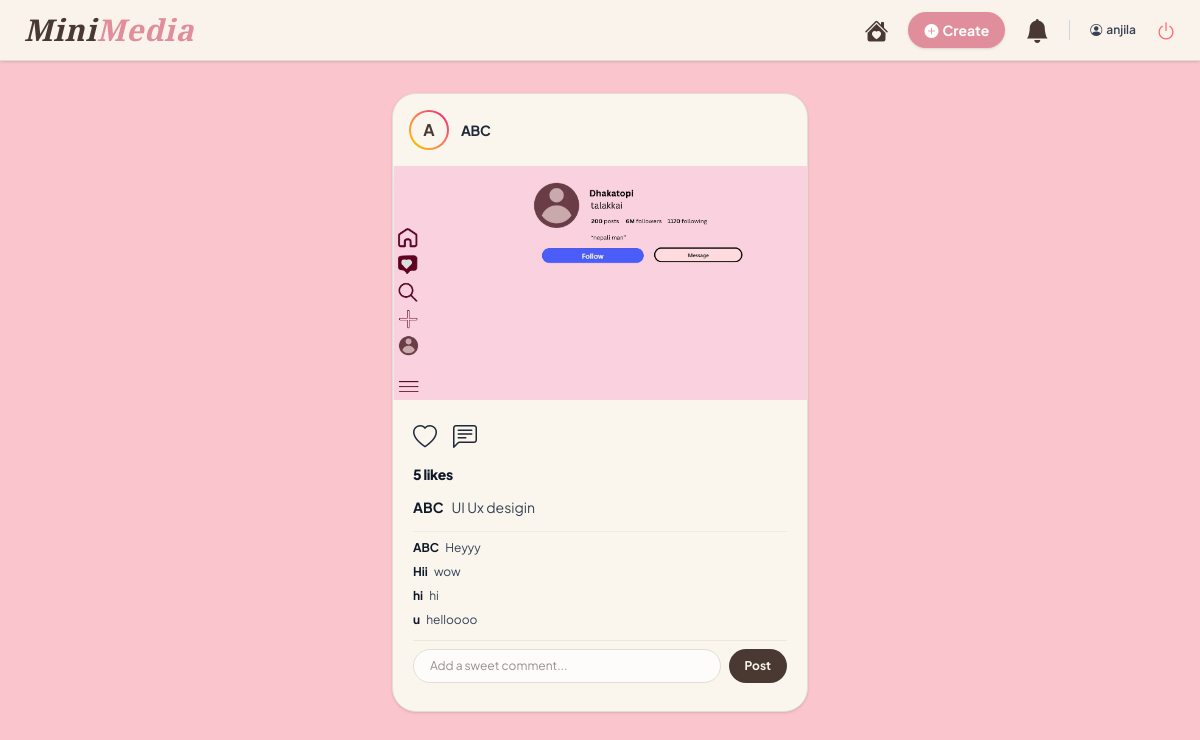
The app's page / (signed in) with its own data.
### social/models.py (models this page shows, shortened)
class Post(models.Model):
    user = models.ForeignKey(User, on_delete=models.CASCADE, related_name='posts')
    image = models.ImageField(upload_to='posts_images/')
    caption = models.TextField(max_length=500, blank=True)
    created_at = models.DateTimeField(auto_now_add=True)
    likes = models.ManyToManyField(User, related_name='liked_posts', blank=True)
    class Meta:
        ordering = ['-created_at']  # Naya post sadhai mathi dekhinchha

class Comment(models.Model):
    post = models.ForeignKey(Post, on_delete=models.CASCADE, related_name='comments')
    user = models.ForeignKey(User, on_delete=models.CASCADE)
    text = models.TextField(max_length=300)
    created_at = models.DateTimeField(auto_now_add=True)
    class Meta:
        ordering = ['created_at'] # पुराना कमेन्ट माथि, नयाँ तल आउँछन्
    from django.contrib.auth.models import User

### social/views.py (the view)
# urls.py: path('', views.home_view, name='home'),
@login_required(login_url='login')
def home_view(request):
    posts = Post.objects.all().order_by('-id')
    notifications = Notification.objects.filter(
        receiver=request.user
    ).order_by(
        '-created_at'
    )
    context = {
        'posts': posts,
        'notifications': notifications
    }
    return render(
        request,
        'home.html',
        context
    )

### social/templates/home.html (shortened to what this page needs)
<!DOCTYPE html>
<html lang="en">
<head>
    <script src="https://cdn.jsdelivr.net/npm/@tailwindcss/browser@4"></script>
    <link rel="stylesheet" href="https://cdn.jsdelivr.net/npm/bootstrap-icons@1.11.3/font/bootstrap-icons.min.css">
</head>
<body class="min-h-screen pb-12">
    <nav class="sticky top-0 z-50 bg-[#FAF6EE]/95 backdrop-blur-md border-b border-[#E4DDD3] px-6 py-3 shadow-sm flex items-center justify-between">
        <a href="{% url 'home' %}" class="brand-font text-3xl font-bold text-[#4A3933] tracking-wide italic">
            Mini<span class="text-[#E08E9B]">Media</span>
        </a>
        <div class="flex items-center gap-5">
            <a href="{% url 'home' %}" class="text-2xl text-[#4A3933] hover:text-[#E08E9B] transition" title="Home">
                <i class="bi bi-house-heart-fill"></i>
            </a>
            <a href="{% url 'create_post' %}" class="bg-[#E08E9B] text-white px-4 py-2 rounded-full font-bold text-sm hover:bg-[#c97b87] transition shadow-sm flex items-center gap-1">
                <i class="bi bi-plus-circle-fill"></i> Create
            </a>
            <a href="{% url 'notifications' %}"
   class="text-2xl text-[#4A3933] hover:text-red-500 transition relative"
   title="Notifications">
    <i class="bi bi-bell-fill"></i>
</a>
            <span class="text-xs font-semibold text-gray-700 hidden sm:inline"><i class="bi bi-person-circle mr-1"></i>{{ request.user.username }}</span>
            <a href="{% url 'logout' %}" class="text-xl text-red-400 hover:text-red-600 transition" title="Logout"><i class="bi bi-power"></i></a>
        </div>
    </nav>
    <div class="max-w-md mx-auto mt-8 px-4 space-y-8">
        {% if posts %}
            {% for post in posts %}
                <div id="post-{{ post.id }}" class="bg-card border border-[#E4DDD3] rounded-3xl shadow-sm overflow-hidden transition duration-300 hover:shadow-md">
                    <div class="p-4 flex items-center justify-between">
                        <div class="flex items-center gap-3">
                            <div class="w-10 h-10 rounded-full bg-gradient-to-tr from-yellow-400 to-pink-600 p-[2px]">
                                <div class="w-full h-full bg-[#FAF6EE] rounded-full flex items-center justify-center font-bold text-[#4A3933]">
                                    {{ post.user.username|slice:":1"|upper }}
                                </div>
                            </div>
                            <span class="font-bold text-sm text-gray-800 tracking-tight">{{ post.user.username }}</span>
                        </div>
                    </div>
                    {% if post.image %}
                        <div class="bg-black/5 flex items-center justify-center">
                            <img src="{{ post.image.url }}" class="w-full h-auto max-h-[450px] object-cover" alt="Post">
                        </div>
                    {% endif %}
                    <div class="p-5 space-y-3">
                        <div class="flex items-center gap-4 text-2xl">
                            <a href="{% url 'like_post' post.id %}" class="transform active:scale-125 transition duration-150">
                                {% if request.user in post.likes.all %}
                                    <i class="bi bi-heart-fill text-red-500 drop-shadow-sm"></i>
                                {% else %}
                                    <i class="bi bi-heart text-gray-800 hover:text-red-500"></i>
                                {% endif %}
                            </a>
                            <i class="bi bi-chat-left-text text-gray-800 hover:text-[#E08E9B] cursor-pointer"></i>
                        </div>
                        <p class="text-sm font-extrabold text-gray-900 tracking-tight">{{ post.likes.count }} likes</p>
                        <p class="text-sm text-gray-700 leading-relaxed"><span class="font-bold text-gray-900 mr-2">{{ post.user.username }}</span>{{ post.caption }}</p>
                        {% if post.comments.all %}
                        <div class="space-y-2 pt-2 border-t border-[#E4DDD3]/40 max-h-32 overflow-y-auto">
                            {% for comment in post.comments.all %}
                                <div class="flex items-center justify-between group">
                                    <p class="text-xs text-gray-700">
                                        <span class="font-bold text-gray-900 mr-1">{{ comment.user.username }}</span> {{ comment.text }}
                                    </p>
                                </div>
                            {% endfor %}
                        </div>
                        {% endif %}
                        <div class="border-t border-[#E4DDD3]/60 my-2 pt-2">
                            <form action="{% url 'comment_post' post.id %}" method="post" class="flex gap-2">
                                <input type="text" name="comment" placeholder="Add a sweet comment..." required
                                       class="flex-1 px-4 py-2 text-xs bg-white/70 border border-[#E4DDD3] rounded-full focus:outline-none focus:ring-2 focus:ring-[#E08E9B] focus:bg-white mb-0">
                                <button type="submit" class="bg-[#4A3933] text-[#FAF6EE] px-4 py-2 rounded-full text-xs font-bold hover:bg-black transition cursor-pointer">Post</button>
                            </form>
                        </div>
                    </div>
                </div>
            {% endfor %}
        {% endif %}
    </div>
</body>
</html>

### social/templates/home.html (style rules this page uses)
body { background-color: #FBC5CD; color: #332621; font-family: 'Plus Jakarta Sans', sans-serif; }
.brand-font { font-family: 'Playfair Display', serif; }
.bg-card { background-color: #FAF6EE; }

### records on screen
Post: user.username "A", user.username "ABC", image (picture), likes.count "5", caption "UI Ux desigin"
Comment: user.username "ABC", text "Heyyy"
Comment: user.username "Hii", text "wow"
Comment: user.username "hi", text "hi"
Comment: user.username "u", text "helloooo"

### other values on screen
{{ request.user.username }} "anjila"
